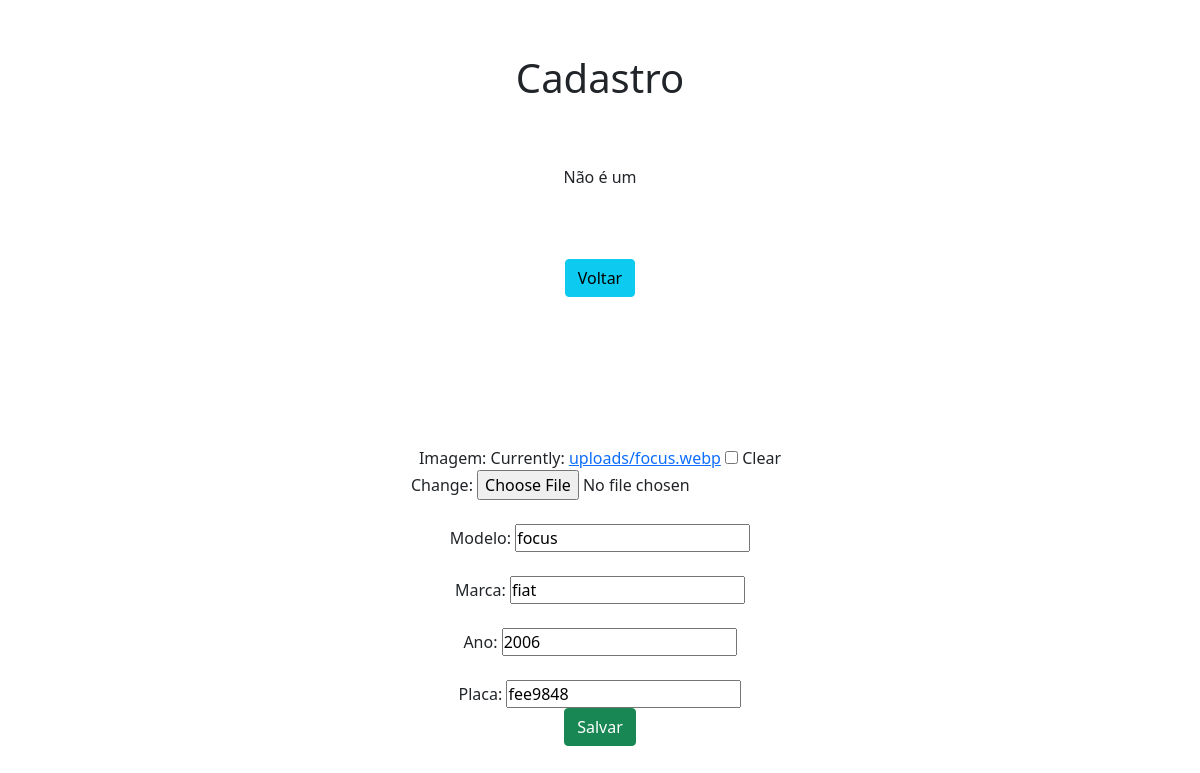
Page /edit/4/ on the committed database.
### app/models.py (models this page shows)
class Carro(models.Model):
    imagem = models.ImageField(
        blank=True, upload_to="uploads", default="media/uploads/padraoCarro.jpg"
    )
    modelo = models.CharField(max_length=50)
    marca = models.CharField(max_length=50)
    ano = models.IntegerField()
    placa = models.CharField(max_length=50)

### app/views.py (the view)
# urls.py: path("edit/<int:pk>/", edit, name="edit"),
def edit(request, pk):
    context = {
        "db": Carro.objects.get(pk=pk),
    }
    context["form"] = CarroForm(instance=context["db"])
    return render(request, "form.html", context)
    """ data = {}
  data['db'] = Carro.objects.get(pk=pk)
  data['form'] = CarroForm(instance=data['db'])
  return render(request, 'form.html', data) """

### app/forms.py
class CarroForm(forms.ModelForm):
    class Meta:
        model = Carro
        fields = ["imagem", "modelo", "marca", "ano", "placa"]

### app/templates/form.html (shortened to what this page needs)
<!DOCTYPE html>
<html lang="pt-br">
<head>
  <link href="https://cdn.jsdelivr.net/npm/bootstrap@5.0.2/dist/css/bootstrap.min.css" rel="stylesheet">
  <link rel="stylesheet" href="./static/css/style.css">
</head>
<body>
  <div class="col-8 m-auto pt-2 pb-2 text-center">
    <h1>Cadastro</h1>
  </div>
  {% if carro.modelo.pk == "corola" %}
    Esse é um carro: {{carro}}
  {% else %}
    Não é um {{carro}}
  {% endif %}
  <div class="col-8 m-auto pt-4 pb-2 text-center">
    <a href="/" class="btn btn-info">Voltar</a>
  </div>
  <div class="col-8 m-auto pt-4 pb-2 text-center">
    <form name="form" id="form" action="{% if db %}/update/{{db.id}}{% else %}/create/{% endif %}" method="post" enctype="multipart/form-data" >
      <div class="form-group mt-4">Imagem: {{form.imagem}}
      </div>
      <div class="form-group mt-4">Modelo: {{form.modelo}}</div>
      <div class="form-group mt-4">Marca: {{form.marca}}</div>
      <div class="form-group mt-4">Ano: {{form.ano}}</div>
      <div class="form-group mt-4">Placa: {{form.placa}}</div>
      <input  type="submit" class="btn btn-success" value="Salvar"  placeholder="" pattern="">
    </form>
  </div>
  {% load static %}
</body>
</html>

### app/static/css/style.css (style rules this page uses)
* { padding: 0; margin: 0; box-sizing: border-box; }
body { display: flex; justify-content: center; align-items: center; flex-direction: column; width: 100%; height: 100vh; background-color: white; }

### rows in the picture
Carro: modelo "focus", marca "fiat", ano "2006", placa "fee9848"
